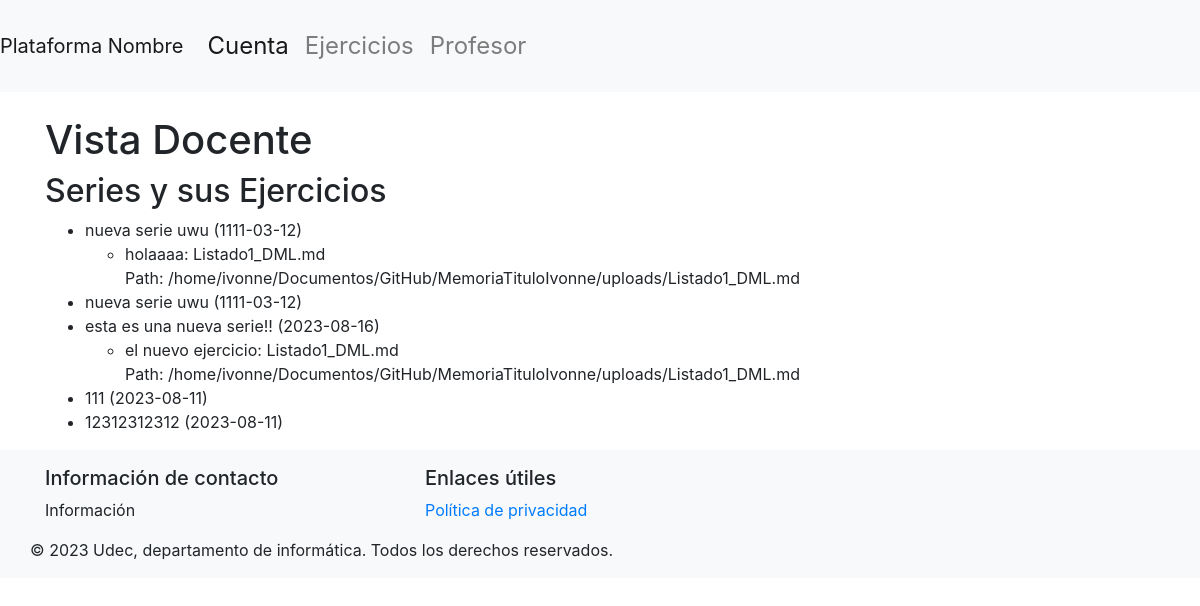
The app's page /dashDocente/1 (signed in), older data.
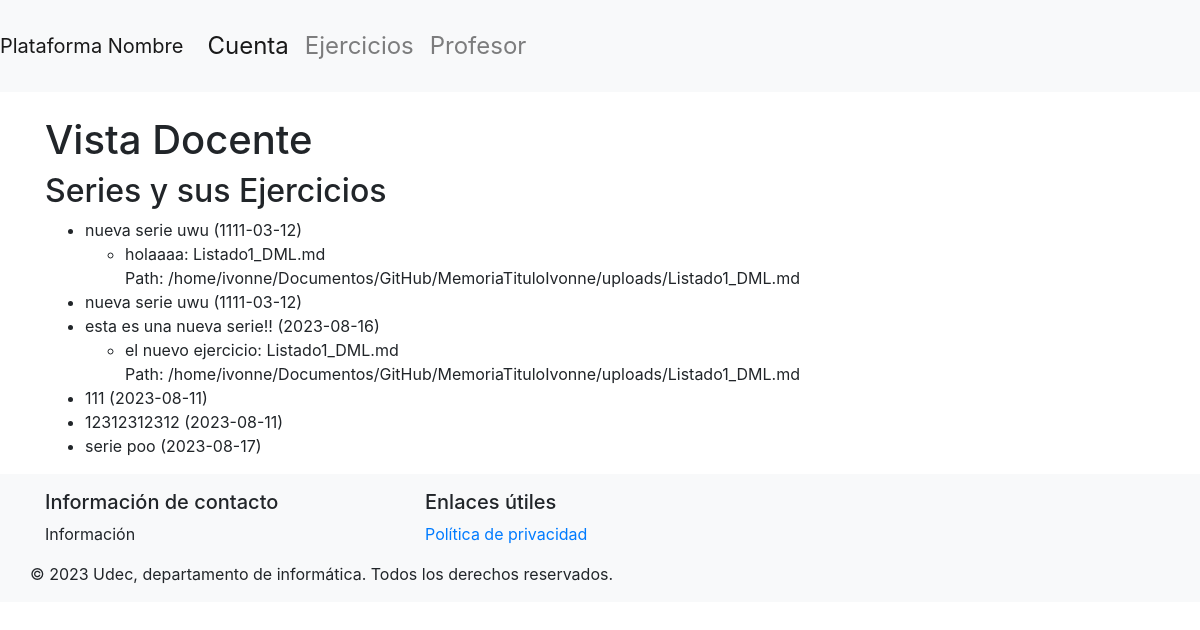
The same page, newer data.
### basedatos/modelos.py (models this page shows, shortened)
class Serie(db.Model):
    id = db.Column(db.Integer, primary_key=True)
    nombre = db.Column(db.String(50), nullable=False)
    fecha = db.Column(db.Date(), nullable=True)
    activa = db.Column(db.Boolean(), nullable=False)

class Ejercicio(db.Model):
    id = db.Column(db.Integer, primary_key=True)
    nombre = db.Column(db.String(50), nullable=False)
    path_ejercicio = db.Column(db.String(200), nullable=False)
    enunciado = db.Column(db.String(), nullable=False)
    id_serie = db.Column(db.Integer, db.ForeignKey('serie.id'), nullable=False)

### main.py (the view)
@app.route('/dashDocente/<int:supervisor_id>', methods=['GET', 'POST'])
@login_required
def dashDocente(supervisor_id):
    if not verify_supervisor(supervisor_id):
        return redirect(url_for('login'))
    if request.method == 'GET':
        series = Serie.query.all()
        ejercicios_por_serie = {serie.id: [] for serie in series}
        ejercicios = Ejercicio.query.all()
        for ejercicio in ejercicios:
            if ejercicio.id_serie in ejercicios_por_serie:
                ejercicios_por_serie[ejercicio.id_serie].append(ejercicio)
        return render_template("vistaDocente.html", series=series, ejercicios_por_serie=ejercicios_por_serie)
    return render_template('vistaDocente.html')

### basedatos/modelos.py (called while the page is built)
    @property
    def is_authenticated(self):
        return True

### main.py (called while the page is built)
@login_manager.user_loader
def load_user(user_id):
    if user_id.startswith("e"):
        user = db.session.get(Estudiante, int(user_id[1:]))
    elif user_id.startswith("s"):
        user = db.session.get(Supervisor, int(user_id[1:]))
    else:
        return None
    return user

def verify_supervisor(supervisor_id):
    if not isinstance(current_user, Supervisor):
        flash('No tienes permiso para acceder a este dashboard. Debes ser un Supervisor.', 'danger')
        return False
    if current_user.id != supervisor_id:
        flash('No tienes permiso para acceder a este dashboard.', 'danger')
        return False
    return True

### templates/vistaDocente.html (shortened to what this page needs)
{% extends "layout.html" %}
{% block content %}
<h1>Vista Docente</h1>
<div class="row">
    <div class="col-md-12">
      <h2>Series y sus Ejercicios</h2>
      <ul>
        {% for serie in series %}
          <li>
            {{ serie.nombre }} ({{ serie.fecha }})
            <ul>
              {% for ejercicio in ejercicios_por_serie[serie.id] %}
                <li>
                  {{ ejercicio.nombre }}: {{ ejercicio.enunciado }}
                  <br>Path: {{ ejercicio.path_ejercicio }}
                </li>
              {% endfor %}
            </ul>
          </li>
        {% endfor %}
      </ul>
    </div>
</div>
{% endblock %}

### templates/layout.html (shortened to what this page needs)
<!doctype html>
<html lang="es">
  <head>
    <link href="{{ url_for('static', filename='css/bootstrap.min.css') }}" rel="stylesheet">
    <link href="{{ url_for('static', filename='css/layout.css') }}" rel="stylesheet">
  </head>
  <body>
    <nav class="navbar navbar-expand-lg navbar-light bg-light">
      <a class="navbar-brand" href="#">Plataforma Nombre</a>
      <div class="collapse navbar-collapse" id="navbarNav">
        <ul class="navbar-nav">
          <li class="nav-item active">
            <a class="nav-link" href="#">Cuenta<span class="sr-only">(current)</span></a>
          </li>
          <li class="nav-item">
            <a class="nav-link" href="#">Ejercicios</a>
          </li>
          <li class="nav-item">
            <a class="nav-link" href="#">Profesor</a>
        </ul>
      </div>
    </nav>
    <main class="container mt-4">
      {% block content %}{% endblock %}
    </main>
  </body>
</html>
<footer class="footer mt-auto py-3 bg-light">
  <div class="container">
      <div class="row">
          <div class="col-md-4">
              <h5>Información de contacto</h5>
              <p>Información
              </p>
          </div>
          <div class="col-md-4">
              <h5>Enlaces útiles</h5>
              <ul class="list-unstyled">
                  <li><a href="#">Política de privacidad</a></li>
              </ul>
          </div>
          <div class="col-md-4">
      </div>
      <div class="row">
          <div class="col-12 text-center">
              <p class="mb-0">&copy; 2023 Udec, departamento de informática. Todos los derechos reservados.</p>
          </div>
      </div>
  </div>
</footer>

### static/css/layout.css (style rules this page uses)
.navbar { transition: 0.5s; font-size: 1.5em; padding: 20px 0; }

Row changes from the older to the newer data that the page shows:
added Serie: nombre "serie poo", fecha "2023-08-17"
